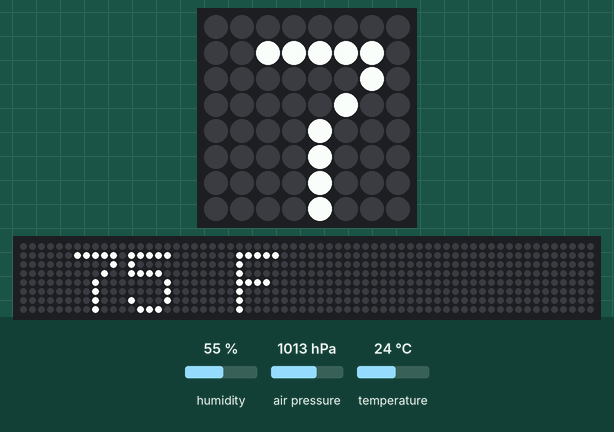
A program run on a simulated Raspberry Pi (BCM pin numbers) with a Sense HAT. On the bench: the Sense HAT's 8×8 RGB LED matrix, a strip that is not on the board, showing the scrolling text unrolled. The test bench sets the inputs (shaded band); at power-on: humidity 55 %, temperature 24 °C, air pressure 1013 hPa. The 64×8 strip is a reading aid, not a part: it shows the text the matrix is scrolling, unrolled, one strip-width of it at a time.

Above: at 1.28 s.
1.3 s: humidity set to 22 %
At 5.5 s:
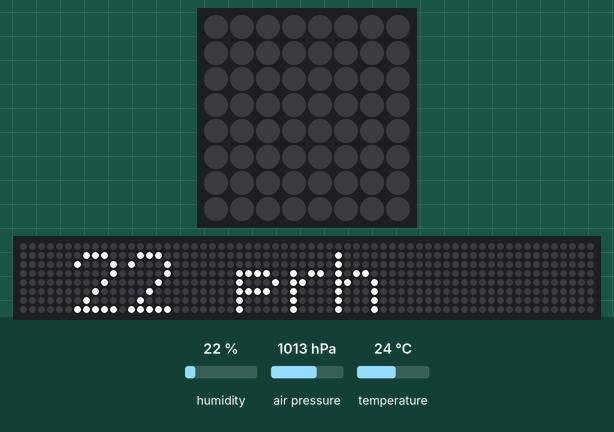
13.5 s: temperature set to 12 °C
At 16.97 s:
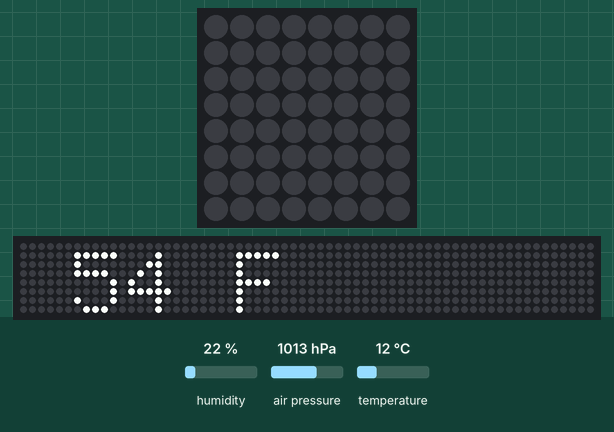
25.7 s: air pressure set to 952 hPa
At 27.73 s:
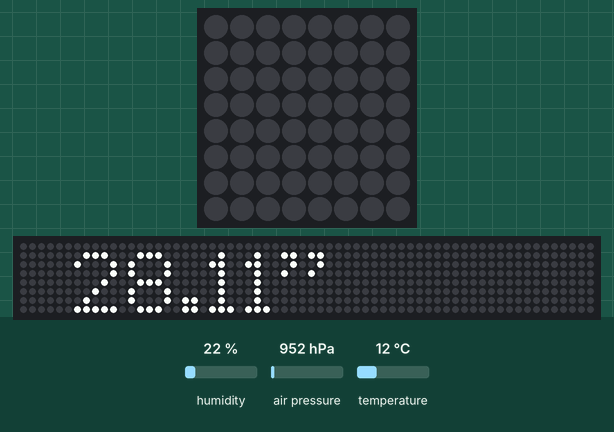
37.9 s: air pressure set to 975 hPa
At 43.93 s:
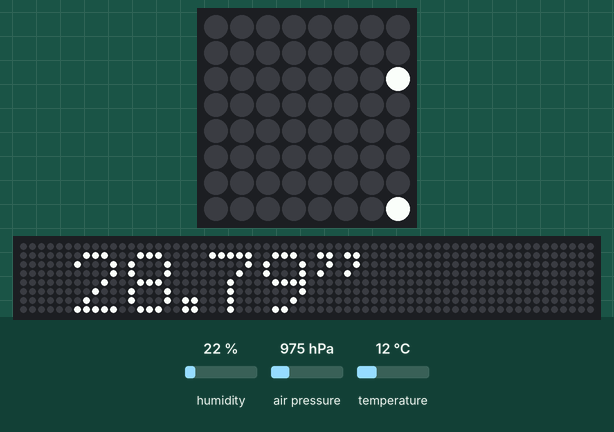

The program:

Environmental_sensors_3.0.py
```python
from sense_hat import SenseHat

from time import sleep

sense = SenseHat()

#sense.set_rotation(90)

sense.clear(0, 0, 0,)


while True:
    sense.show_message(" %s F" % round(sense.get_temperature() * 1.8 + 32))
    sleep(1)
    sense.show_message(" %s prh" % round((sense.get_humidity)()))
    sleep(1)
    sense.show_message(" %s''" % round((sense.get_pressure() * 0.0295301), 2))
    sleep(1)
```
